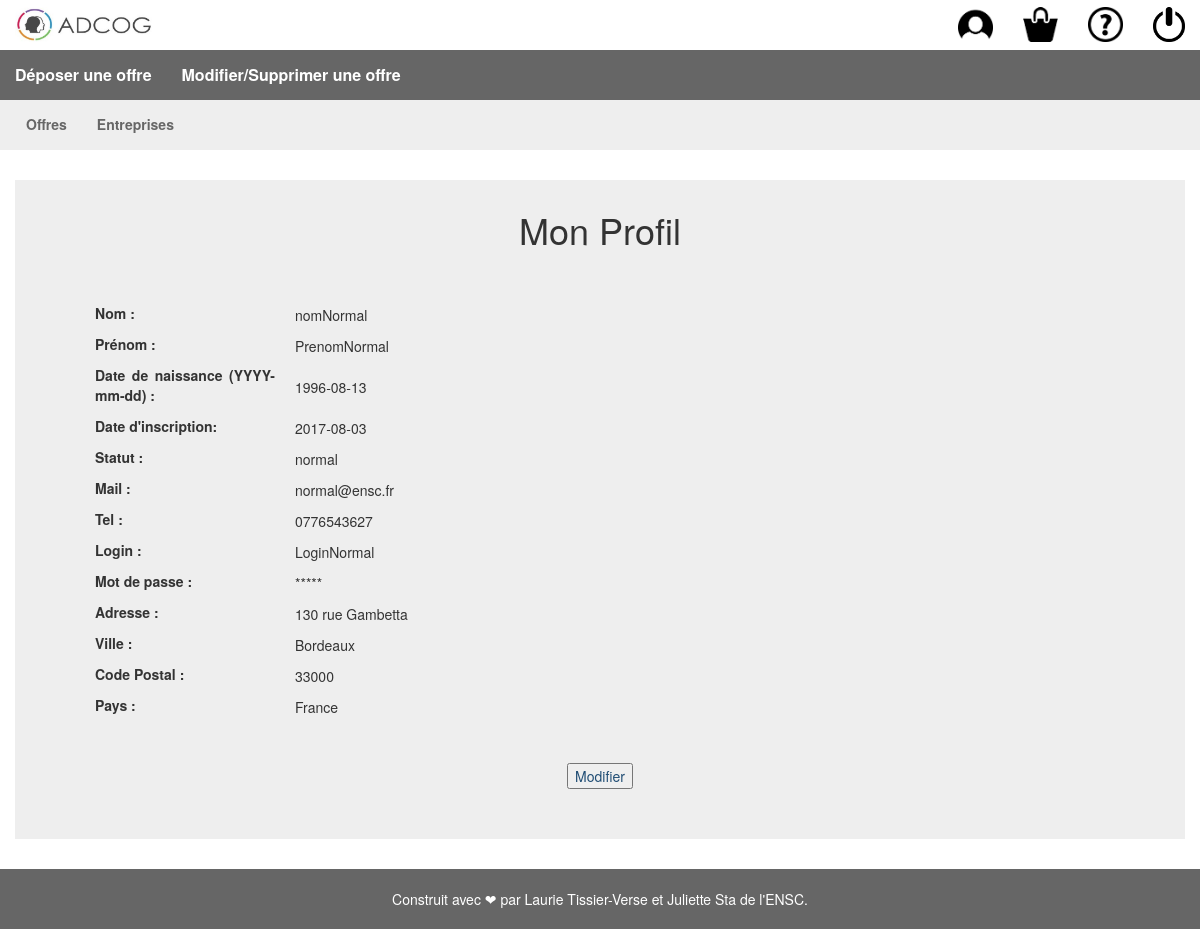
Page /Profil.php (signed in) on the committed database.
### tables this page shows
CREATE TABLE `utilisateur` (
  `utilisateur_id` integer primary key auto_increment,
  `utilisateur_nom` tinytext,
  `utilisateur_prenom` tinytext,
  `utilisateur_dateNaissance` date DEFAULT NULL,
  `utilisateur_dateInscription` date NOT NULL,
  `utilisateur_statut` tinytext NOT NULL COMMENT 'Admin, normal, adhérent',
  `utilisateur_mail` tinytext,
  `utilisateur_tel` tinytext,
  `utilisateur_mdp` tinytext NOT NULL,
  `utilisateur_login` tinytext NOT NULL,
  `adresse_id` int(11) DEFAULT NULL,
  `utilisateur_valide` tinyint(1) NOT NULL
);

CREATE TABLE `adresse` (
  `adresse_id` integer primary key auto_increment,
  `adresse_voie` tinytext,
  `adresse_ville` tinytext,
  `adresse_cp` int(11),
  `adresse_pays` tinytext 
);

### Profil.php (the view, shortened to what this page needs)
<!DOCTYPE html>
<html>
    <head>
        <?php include("includes/head.php");
      include("includes/header.php");
      include("includes/esTuConnecte.php");?>
    </head>
    <body>
        <?php require("db/connect.php");  ?>
        <div class="container">
            <h1> Mon Profil </h1> </br></br>
                <div class="formulaire">
                    <table class="formulaire">
                        <?php
                        $requete= "SELECT * FROM UTILISATEUR WHERE utilisateur_id=".$_SESSION['id'];
                        $resultat = $BDD -> query($requete);
                        $ligne = $resultat -> fetch();
                        if ($ligne['adresse_id'] != null)
                        {
                        $Requete= "SELECT * FROM ADRESSE WHERE adresse_id= ".$ligne['adresse_id'];
                        $resultatA = $BDD -> query($Requete);
                        $ligneA = $resultatA -> fetch(); }?>
                        <tr><td><label for="nomU">Nom : </label></td><td><?php echo $ligne['utilisateur_nom']; ?></td></tr>
                        <tr><td><label for="prenomU">Prénom : </label></td><td><?php echo $ligne['utilisateur_prenom']; ?></td></tr>
                        <tr><td><label for="dateneeU">Date de naissance (YYYY-mm-dd) : </label></td><td><?php if ($ligne['utilisateur_dateNaissance'] != "0000-00-00") {echo $ligne['utilisateur_dateNaissance'];} ?></td></tr>
                        <tr><td><label for="dateInscriptionU">Date d'inscription: </label></td><td><?php echo $ligne['utilisateur_dateInscription']; ?> </td></tr>
                        <tr><td><label for="statutU">Statut : </label></td><td><?php echo $ligne['utilisateur_statut']; ?> </td></tr>
                        <tr><td><label for="mailU">Mail : </label></td><td><?php echo $ligne['utilisateur_mail']; ?></td></tr>
                        <tr><td><label for="telU">Tel : </label></td><td><?php echo $ligne['utilisateur_tel'];?></td></tr>
                        <tr><td><label for="loginU">Login : </label></td><td><?php echo $ligne['utilisateur_login'];?></td></tr>
                        <tr><td><label for="mdpU">Mot de passe : </label></td><td> ***** </td> </tr>
                        <tr><td><label for="adresseU">Adresse : </label></td><td><?php if ($ligne['adresse_id'] != null) echo $ligneA['adresse_voie']; ?></td></tr>
                        <tr><td><label for="villeU">Ville : </label></td><td><?php if ($ligne['adresse_id'] != null) echo $ligneA['adresse_ville']; ?></td></tr>
                        <tr><td><label for="cpU">Code Postal : </label></td><td><?php if ($ligne['adresse_id'] != null) echo $ligneA['adresse_cp']; ?></td></tr>
                        <tr><td><label for="paysU">Pays : </label></td><td> <?php if ($ligne['adresse_id'] != null) echo $ligneA['adresse_pays']; ?> </td></tr>
                    </table>
                    <div class="submit"><a href='ModifierProfil.php'> <input type='submit' value= 'Modifier' /></a></div>
                </div>
        </div>
    </body>
    <?php include("includes/footer.php"); ?>
</html>

### css/style.css (style rules this page uses)
a { color :#204d74; }
.formulaire { margin: 0px 30px; }
td { padding: 3px 10px; width: 200px; }
.submit { text-align: center; }
.container { background-color:#eee; margin: 30px auto; padding: 10px; }
div { text-align: justify; text-justify: inter-word; }
h1 { text-align: center; }

### rows in the picture
utilisateur: utilisateur_nom "nomNormal", utilisateur_prenom "PrenomNormal", utilisateur_dateNaissance "1996-08-13", utilisateur_dateInscription "2017-08-03", utilisateur_statut "normal", utilisateur_mail "normal@ensc.fr", utilisateur_tel "0776543627", utilisateur_login "LoginNormal"
adresse: adresse_voie "130 rue Gambetta", adresse_ville "Bordeaux", adresse_cp "33000", adresse_pays "France"
